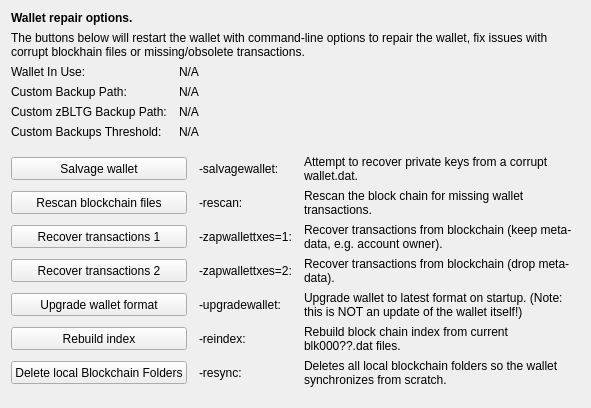
     <widget class="QWidget" name="tab_repair">
      <attribute name="title">
       <string>&amp;Wallet Repair</string>
      </attribute>
      <layout class="QGridLayout" name="gridLayout_4" columnstretch="0,0,0,0">
       <property name="horizontalSpacing">
        <number>12</number>
       </property>
       <item row="0" column="0" colspan="4">
        <widget class="QLabel" name="label_repair_header">
         <property name="font">
          <font>
           <weight>75</weight>
           <bold>true</bold>
          </font>
         </property>
         <property name="text">
          <string>Wallet repair options.</string>
         </property>
        </widget>
       </item>
       <item row="1" column="0" colspan="4">
        <widget class="QLabel" name="label_repair_helptext">
         <property name="font">
          <font>
           <weight>50</weight>
           <bold>false</bold>
          </font>
         </property>
         <property name="text">
          <string>The buttons below will restart the wallet with command-line options to repair the wallet, fix issues with corrupt blockhain files or missing/obsolete transactions.</string>
         </property>
         <property name="wordWrap">
          <bool>true</bool>
         </property>
        </widget>
       </item>
       <item row="2" column="0">
        <widget class="QLabel" name="wallet_path_label">
         <property name="text">
          <string>Wallet In Use:</string>
         </property>
        </widget>
       </item>
       <item row="2" column="1" colspan="3">
        <widget class="QLabel" name="wallet_path">
         <property name="cursor">
          <cursorShape>IBeamCursor</cursorShape>
         </property>
         <property name="text">
          <string>N/A</string>
         </property>
         <property name="textFormat">
          <enum>Qt::PlainText</enum>
         </property>
         <property name="textInteractionFlags">
          <set>Qt::LinksAccessibleByMouse|Qt::TextSelectableByKeyboard|Qt::TextSelectableByMouse</set>
         </property>
        </widget>
       </item>
       <item row="3" column="0">
        <widget class="QLabel" name="wallet_custombackuppath_label">
         <property name="visible">
          <bool>false</bool>
         </property>
         <property name="text">
          <string>Custom Backup Path:</string>
         </property>
        </widget>
       </item>
       <item row="3" column="1" colspan="3">
        <widget class="QLabel" name="wallet_custombackuppath">
         <property name="cursor">
          <cursorShape>IBeamCursor</cursorShape>
         </property>
         <property name="visible">
          <bool>false</bool>
         </property>
         <property name="text">
          <string>N/A</string>
         </property>
         <property name="textFormat">
          <enum>Qt::PlainText</enum>
         </property>
         <property name="textInteractionFlags">
          <set>Qt::LinksAccessibleByMouse|Qt::TextSelectableByKeyboard|Qt::TextSelectableByMouse</set>
         </property>
        </widget>
       </item>
       <item row="4" column="0">
        <widget class="QLabel" name="wallet_customzbltgbackuppath_label">
         <property name="visible">
          <bool>false</bool>
         </property>
         <property name="text">
          <string>Custom zBLTG Backup Path:</string>
         </property>
        </widget>
       </item>
       <item row="4" column="1" colspan="3">
        <widget class="QLabel" name="wallet_customzbltgbackuppath">
         <property name="cursor">
          <cursorShape>IBeamCursor</cursorShape>
         </property>
         <property name="visible">
          <bool>false</bool>
         </property>
         <property name="text">
          <string>N/A</string>
         </property>
         <property name="textFormat">
          <enum>Qt::PlainText</enum>
         </property>
         <property name="textInteractionFlags">
          <set>Qt::LinksAccessibleByMouse|Qt::TextSelectableByKeyboard|Qt::TextSelectableByMouse</set>
         </property>
        </widget>
       </item>
       <item row="5" column="0">
        <widget class="QLabel" name="wallet_custombackupthreshold_label">
         <property name="visible">
          <bool>false</bool>
         </property>
         <property name="text">
          <string>Custom Backups Threshold:</string>
         </property>
        </widget>
       </item>
       <item row="5" column="1" colspan="3">
        <widget class="QLabel" name="wallet_custombackupthreshold">
         <property name="cursor">
          <cursorShape>IBeamCursor</cursorShape>
         </property>
         <property name="visible">
          <bool>false</bool>
         </property>
         <property name="text">
          <string>N/A</string>
         </property>
         <property name="textFormat">
          <enum>Qt::PlainText</enum>
         </property>
         <property name="textInteractionFlags">
          <set>Qt::LinksAccessibleByMouse|Qt::TextSelectableByKeyboard|Qt::TextSelectableByMouse</set>
         </property>
        </widget>
       </item>
       <item row="6" column="0">
        <spacer name="verticalSpacer_repair1">
         <property name="orientation">
          <enum>Qt::Vertical</enum>
         </property>
         <property name="sizeHint" stdset="0">
          <size>
           <width>10</width>
           <height>10</height>
          </size>
         </property>
        </spacer>
       </item>
       <item row="7" column="0" colspan="2">
        <widget class="QPushButton" name="btn_salvagewallet">
         <property name="minimumSize">
          <size>
           <width>100</width>
           <height>23</height>
          </size>
         </property>
         <property name="text">
          <string>Salvage wallet</string>
         </property>
        </widget>
       </item>
       <item row="7" column="2">
        <widget class="QLabel" name="label_repair_salvage_command">
         <property name="text">
          <string notr="true">-salvagewallet:</string>
         </property>
        </widget>
       </item>
       <item row="7" column="3">
        <widget class="QLabel" name="label_repair_salvage">
         <property name="text">
          <string>Attempt to recover private keys from a corrupt wallet.dat.</string>
         </property>
         <property name="wordWrap">
          <bool>true</bool>
         </property>
        </widget>
       </item>
       <item row="8" column="0" colspan="2">
        <widget class="QPushButton" name="btn_rescan">
         <property name="minimumSize">
          <size>
           <width>100</width>
           <height>23</height>
          </size>
         </property>
         <property name="text">
          <string>Rescan blockchain files</string>
         </property>
        </widget>
       </item>
       <item row="8" column="2">
        <widget class="QLabel" name="label_repair_rescan_command">
         <property name="text">
          <string notr="true">-rescan:</string>
         </property>
        </widget>
       </item>
       <item row="8" column="3">
        <widget class="QLabel" name="label_repair_rescan">
         <property name="text">
          <string>Rescan the block chain for missing wallet transactions.</string>
         </property>
         <property name="wordWrap">
          <bool>true</bool>
         </property>
        </widget>
       </item>
       <item row="9" column="0" colspan="2">
        <widget class="QPushButton" name="btn_zapwallettxes1">
         <property name="minimumSize">
          <size>
           <width>100</width>
           <height>23</height>
          </size>
         </property>
         <property name="text">
          <string>Recover transactions 1</string>
         </property>
        </widget>
       </item>
       <item row="9" column="2">
        <widget class="QLabel" name="label_repair_zap1_command">
         <property name="text">
          <string notr="true">-zapwallettxes=1:</string>
         </property>
        </widget>
       </item>
       <item row="9" column="3">
        <widget class="QLabel" name="label_repair_zap1">
         <property name="text">
          <string>Recover transactions from blockchain (keep meta-data, e.g. account owner).</string>
         </property>
         <property name="wordWrap">
          <bool>true</bool>
         </property>
        </widget>
       </item>
       <item row="10" column="0" colspan="2">
        <widget class="QPushButton" name="btn_zapwallettxes2">
         <property name="minimumSize">
          <size>
           <width>100</width>
           <height>23</height>
          </size>
         </property>
         <property name="text">
          <string>Recover transactions 2</string>
         </property>
        </widget>
       </item>
       <item row="10" column="2">
        <widget class="QLabel" name="label_repair_zap2_command">
         <property name="text">
          <string notr="true">-zapwallettxes=2:</string>
         </property>
        </widget>
       </item>
       <item row="10" column="3">
        <widget class="QLabel" name="label_repair_zap2">
         <property name="text">
          <string>Recover transactions from blockchain (drop meta-data).</string>
         </property>
         <property name="wordWrap">
          <bool>true</bool>
         </property>
        </widget>
       </item>
       <item row="11" column="0" colspan="2">
        <widget class="QPushButton" name="btn_upgradewallet">
         <property name="minimumSize">
          <size>
           <width>100</width>
           <height>23</height>
          </size>
         </property>
         <property name="text">
          <string>Upgrade wallet format</string>
         </property>
        </widget>
       </item>
       <item row="11" column="2">
        <widget class="QLabel" name="label_repair_upgrade_command">
         <property name="text">
          <string notr="true">-upgradewallet:</string>
         </property>
        </widget>
       </item>
       <item row="11" column="3">
        <widget class="QLabel" name="label_repair_upgrade">
         <property name="text">
          <string>Upgrade wallet to latest format on startup. (Note: this is NOT an update of the wallet itself!)</string>
         </property>
         <property name="wordWrap">
          <bool>true</bool>
         </property>
        </widget>
       </item>
       <item row="12" column="0" colspan="2">
        <widget class="QPushButton" name="btn_reindex">
         <property name="minimumSize">
          <size>
           <width>100</width>
           <height>23</height>
          </size>
         </property>
         <property name="text">
          <string>Rebuild index</string>
         </property>
        </widget>
       </item>
       <item row="12" column="2">
        <widget class="QLabel" name="label_repair_reindex_command">
         <property name="text">
          <string notr="true">-reindex:</string>
         </property>
        </widget>
       </item>
       <item row="12" column="3">
        <widget class="QLabel" name="label_repair_reindex">
         <property name="text">
          <string>Rebuild block chain index from current blk000??.dat files.</string>
         </property>
         <property name="wordWrap">
          <bool>true</bool>
         </property>
        </widget>
       </item>
       <item row="13" column="0" colspan="2">
        <widget class="QPushButton" name="btn_resync">
         <property name="minimumSize">
          <size>
           <width>100</width>
           <height>23</height>
          </size>
         </property>
         <property name="text">
          <string>Delete local Blockchain Folders</string>
         </property>
        </widget>
       </item>
       <item row="13" column="2">
        <widget class="QLabel" name="label_repair_resync_command">
         <property name="text">
          <string>-resync:</string>
         </property>
        </widget>
       </item>
       <item row="13" column="3">
        <widget class="QLabel" name="label_repair_resync">
         <property name="text">
          <string>Deletes all local blockchain folders so the wallet synchronizes from scratch.</string>
         </property>
         <property name="wordWrap">
          <bool>true</bool>
         </property>
        </widget>
       </item>
       <item row="14" column="0">
        <spacer name="verticalSpacer_repair2">
         <property name="orientation">
          <enum>Qt::Vertical</enum>
         </property>
         <property name="sizeHint" stdset="0">
          <size>
           <width>20</width>
           <height>10</height>
          </size>
         </property>
        </spacer>
       </item>
      </layout>
     </widget>
